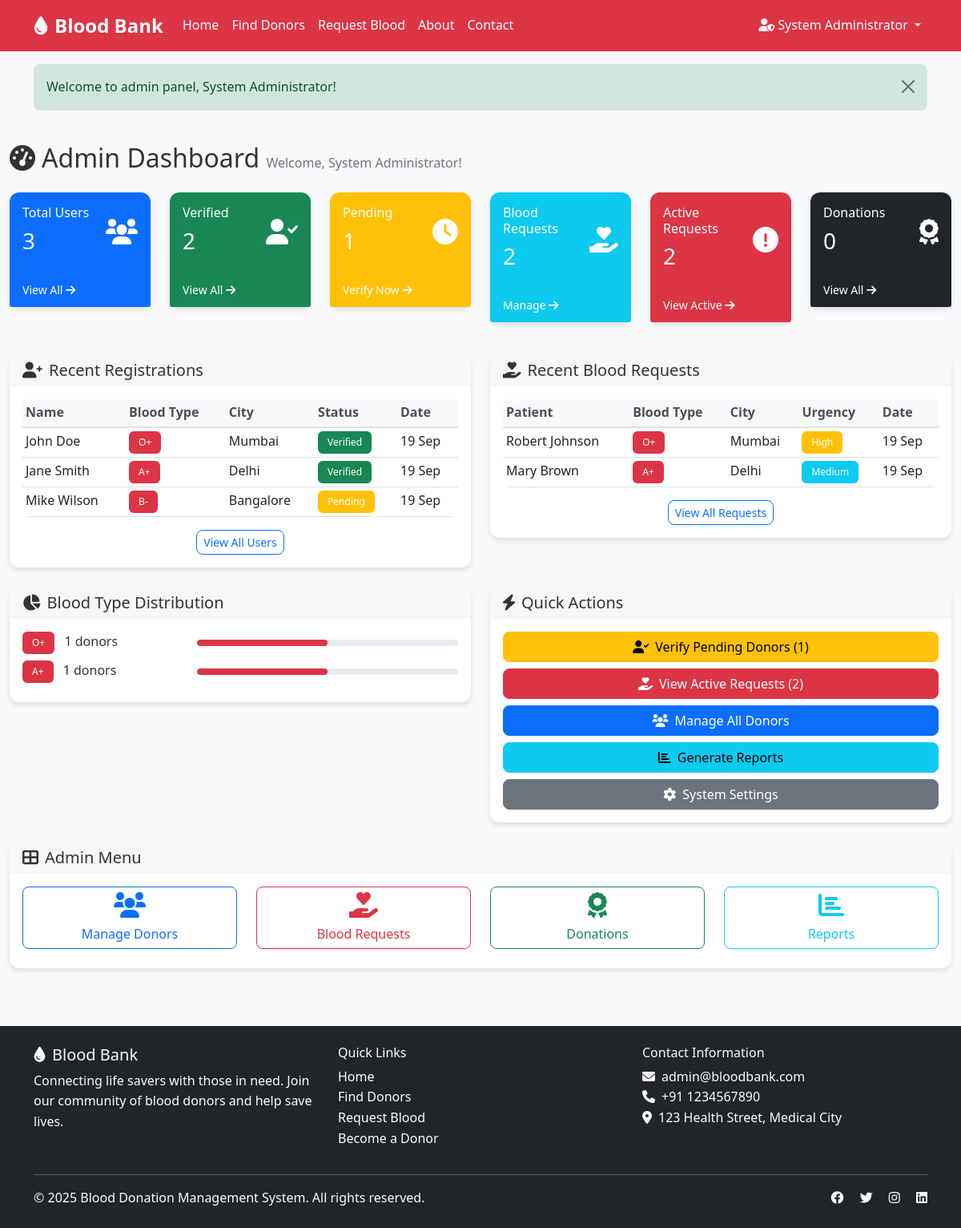
Screenshot of /admin/dashboard.php (signed in) with the database file from the repository.
### tables this page shows
CREATE TABLE users (
    id INT AUTO_INCREMENT PRIMARY KEY,
    username VARCHAR(50) UNIQUE NOT NULL,
    email VARCHAR(100) UNIQUE NOT NULL,
    password VARCHAR(255) NOT NULL,
    full_name VARCHAR(100) NOT NULL,
    phone VARCHAR(15) NOT NULL,
    blood_type ENUM('A+', 'A-', 'B+', 'B-', 'AB+', 'AB-', 'O+', 'O-') NOT NULL,
    date_of_birth DATE NOT NULL,
    gender ENUM('Male', 'Female', 'Other') NOT NULL,
    weight DECIMAL(5,2) NOT NULL,
    medical_conditions TEXT DEFAULT NULL,
    address TEXT NOT NULL,
    city VARCHAR(100) NOT NULL,
    state VARCHAR(100) NOT NULL,
    pincode VARCHAR(10) NOT NULL,
    is_verified BOOLEAN DEFAULT FALSE,
    is_available BOOLEAN DEFAULT TRUE,
    last_donation_date DATE DEFAULT NULL,
    profile_image VARCHAR(255) DEFAULT NULL,
    created_at TIMESTAMP DEFAULT CURRENT_TIMESTAMP,
    updated_at TIMESTAMP DEFAULT CURRENT_TIMESTAMP ON UPDATE CURRENT_TIMESTAMP
);

CREATE TABLE blood_requests (
    id INT AUTO_INCREMENT PRIMARY KEY,
    requester_name VARCHAR(100) NOT NULL,
    requester_phone VARCHAR(15) NOT NULL,
    requester_email VARCHAR(100) NOT NULL,
    patient_name VARCHAR(100) NOT NULL,
    blood_type ENUM('A+', 'A-', 'B+', 'B-', 'AB+', 'AB-', 'O+', 'O-') NOT NULL,
    units_needed INT NOT NULL,
    hospital_name VARCHAR(200) NOT NULL,
    hospital_address TEXT NOT NULL,
    city VARCHAR(100) NOT NULL,
    state VARCHAR(100) NOT NULL,
    pincode VARCHAR(10) NOT NULL,
    urgency ENUM('Low', 'Medium', 'High', 'Emergency') DEFAULT 'Medium',
    required_date DATE NOT NULL,
    description TEXT DEFAULT NULL,
    status ENUM('Active', 'Fulfilled', 'Cancelled', 'Expired') DEFAULT 'Active',
    created_at TIMESTAMP DEFAULT CURRENT_TIMESTAMP,
    updated_at TIMESTAMP DEFAULT CURRENT_TIMESTAMP ON UPDATE CURRENT_TIMESTAMP
);

### admin/dashboard.php (the view, shortened to what the rows shown need)
<?php
require_once '../includes/config.php';
$db->query("SELECT COUNT(*) as total_users FROM users");
$db->query("SELECT COUNT(*) as verified_users FROM users WHERE is_verified = 1");
$db->query("SELECT COUNT(*) as pending_users FROM users WHERE is_verified = 0");
$db->query("SELECT COUNT(*) as total_requests FROM blood_requests");
$db->query("SELECT COUNT(*) as active_requests FROM blood_requests WHERE status = 'Active'");
$db->query("SELECT COUNT(*) as total_donations FROM donations");
$db->query("SELECT id, full_name, email, blood_type, city, created_at, is_verified
           FROM users
           ORDER BY created_at DESC
           LIMIT 5");
$recent_users = $db->resultset();
$db->query("SELECT id, patient_name, blood_type, city, urgency, created_at, status
           FROM blood_requests
           ORDER BY created_at DESC
           LIMIT 5");
$recent_requests = $db->resultset();
include '../includes/header.php';
?>
<div class="container-fluid py-4">
    <div class="row">
        <div class="col-12">
            <h2 class="mb-4">
                <i class="fas fa-tachometer-alt me-2"></i>Admin Dashboard
                <span class="text-muted fs-6">Welcome, <?php echo $_SESSION['admin_name']; ?>!</span>
            </h2>
        </div>
    </div>
    <div class="row">
        <div class="col-md-6">
            <div class="card">
                <div class="card-body">
                    <?php if (empty($recent_users)): ?>
                        <p class="text-muted text-center">No recent registrations</p>
                    <?php else: ?>
                        <div class="table-responsive">
                            <table class="table table-sm">
                                <thead>
                                    <tr>
                                        <th>Name</th>
                                        <th>Blood Type</th>
                                        <th>City</th>
                                        <th>Status</th>
                                        <th>Date</th>
                                    </tr>
                                </thead>
                                <tbody>
                                    <?php foreach ($recent_users as $user): ?>
                                    <tr>
                                        <td><?php echo htmlspecialchars($user['full_name']); ?></td>
                                        <td><span class="badge bg-danger"><?php echo $user['blood_type']; ?></span></td>
                                        <td><?php echo htmlspecialchars($user['city']); ?></td>
                                        <td>
                                            <span class="badge bg-<?php echo $user['is_verified'] ? 'success' : 'warning'; ?>">
                                                <?php echo $user['is_verified'] ? 'Verified' : 'Pending'; ?>
                                            </span>
                                        </td>
                                        <td><?php echo formatDate($user['created_at'], 'd M'); ?></td>
                                    </tr>
                                    <?php endforeach; ?>
                                </tbody>
                            </table>
                        </div>
                    <?php endif; ?>
                </div>
            </div>
        </div>
        <div class="col-md-6">
            <div class="card">
                <div class="card-body">
                    <?php if (empty($recent_requests)): ?>
                        <p class="text-muted text-center">No recent requests</p>
                    <?php else: ?>
                        <div class="table-responsive">
                            <table class="table table-sm">
                                <thead>
                                    <tr>
                                        <th>Patient</th>
                                        <th>Blood Type</th>
                                        <th>City</th>
                                        <th>Urgency</th>
                                        <th>Date</th>
                                    </tr>
                                </thead>
                                <tbody>
                                    <?php foreach ($recent_requests as $request): ?>
                                    <tr>
                                        <td><?php echo htmlspecialchars($request['patient_name']); ?></td>
                                        <td><span class="badge bg-danger"><?php echo $request['blood_type']; ?></span></td>
                                        <td><?php echo htmlspecialchars($request['city']); ?></td>
                                        <td>
                                            <span class="badge bg-<?php echo $request['urgency'] == 'Emergency' ? 'danger' : ($request['urgency'] == 'High' ? 'warning' : 'info'); ?>">
                                                <?php echo $request['urgency']; ?>
                                            </span>
                                        </td>
                                        <td><?php echo formatDate($request['created_at'], 'd M'); ?></td>
                                    </tr>
                                    <?php endforeach; ?>
                                </tbody>
                            </table>
                        </div>
                    <?php endif; ?>
                </div>
            </div>
        </div>
    </div>
</div>
<?php include '../includes/footer.php'; ?>

### rows the page displays
users: full_name "John Doe", blood_type "O+", city "Mumbai", is_verified "Verified", created_at "19 Sep"
users: full_name "Jane Smith", blood_type "A+", city "Delhi", is_verified "Verified", created_at "19 Sep"
users: full_name "Mike Wilson", blood_type "B-", city "Bangalore", is_verified "Pending", created_at "19 Sep"
blood_requests: patient_name "Robert Johnson", blood_type "O+", city "Mumbai", urgency "High", created_at "19 Sep"
blood_requests: patient_name "Mary Brown", blood_type "A+", city "Delhi", urgency "Medium", created_at "19 Sep"

### other values shown
$_SESSION['admin_name'] "System Administrator"
$flashMessage['message'] "Welcome to admin panel, System Administrator!"
$total_users "3"
$verified_users "2"
$pending_users "1"
$total_requests "2"
$active_requests "2"
$total_donations "0"
$stat['blood_type'] "O+"
$stat['count'] "1"
$stat['blood_type'] "A+"
ADMIN_EMAIL "admin@bloodbank.com"
